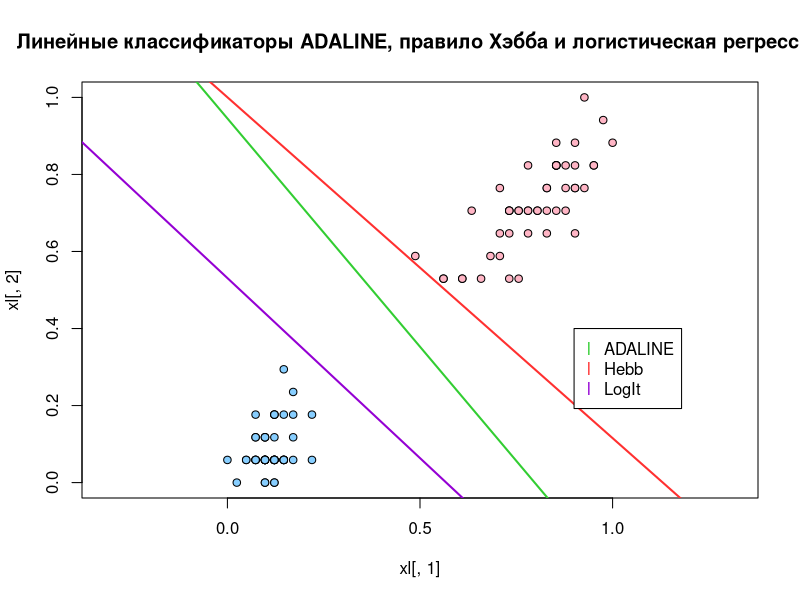

Generate this figure with R:
dataNorm <- function(xl) {
  n <- dim(xl)[2]
  for (i in 1:n) {
    mn <- min(xl[ ,i])
    mx <- max(xl[ ,i])
    if (mx>mn) {
      xl[ ,i] <- (xl[ ,i]-mn)/(mx-mn)
    }
  }
  return (xl)
}


randomWeight <- function(n) {
  return (runif(n,min=-0.5/n,max=0.5/n))
}


zeroWeight <- function(n) {
  return (array(0.0,n))
}


adalineL <- function(w,x) {   #L для ADALINE
  n <- length(w)
  return ((c(w%*%x[1:n])*x[n+1]-1)^2)
}


adalineLL <- function(w,x) {   #L' для ADALINE
  n <- length(w)
  return (x[1:n]*(2.0*(c(w%*%x[1:n])*x[n+1]^2-x[n+1])))
}


hebbL <- function(w,x) {   #L для правила Хэбба
  n <- length(w)
  return (max(-c(w%*%x[1:n])*x[n+1],0))
}


hebbLL <- function(w,x) {   #L' для правила Хэбба
  n <- length(w)
  return (-x[1:n]*x[n+1])
}


logisticL <- function(w,x) {   #L для логистической регрессии
  n <- length(w)
  return (log2(1+exp(-c(w%*%x[1:n])*x[n+1])))
}


logisticLL <- function(w,x) {   #L' для логистической регрессии
  n <- length(w)
  return (x[1:n]*x[n+1]*(-1.0/(exp(c(w%*%x[1:n])*x[n+1])*log(2)+log(2))))
}


error <- function(w,objects,func) {   #функция подсчёта ошибки
  res <- 0
  l <- dim(objects)[1]
  for (i in 1:l) {
    res <- res+func(w,objects[i, ])
  }
  return (res)
}


findErrors <- function(w,objects,func) {   #функция поиска всех неправильно классифицируемых объектов для Хэбба
  res <- numeric()
  l <- dim(objects)[1]
  for (i in 1:l) {
    margin <- func(w,objects[i, ])
    if (margin>0 || c(w%*%objects[1:length(w)])==0)   #нулевое значение <w,x> или положительный отступ - ошибка
      res <- c(res,i)
  }
  return (res)
}


step <- function(w,obj,func) {   #градиентный шаг
  res <- func(w,obj)
  return (res)
}


gradient <- function(xl,lambda,funcL,funcLL,isHebb=FALSE,weightInit=randomWeight) {
  l <- dim(xl)[1]
  n <- dim(xl)[2]-1
  w <- weightInit(n)   #инициализируем массив весов
  Q <- error(w,xl,funcL)    #считаем стартовое значение эмперического риска
  Qprev <- array(Q-100.0,10)   #массив для проверки нормализации эмпирического риска
  class <- sample(c(-1,1),1)    #один из случайных классов, для чередования
  steps <- 0
  nu <- 1
  while (TRUE) {
    steps <- steps+1
    if (isHebb==TRUE) {   #для правила Хэбба берём только плохие
      errored <- findErrors(w,xl,funcL)   #список плохих объектов
      if (length(errored)==0) break
      obj <- sample(errored,1)    #выбираем случайный
    } else {
      obj <- sample(which(xl[ ,n+1]==class,arr.ind=TRUE),1)   #выбираем случайный из предложенного класса
    }
    eps <- error(w,matrix(xl[obj, ],1,n+1),funcL)   #считаем ошибку на объекте
    w <- w-nu*step(w,xl[obj, ],funcLL)   #и делаем градиентный спуск
    Q <- (1-lambda)*Q+lambda*eps    #пересчитываем значение эмперического риска
    class <- -class    #меняем класс на противоположный
    nu <- 1/steps
    if (abs(mean(Qprev)-Q)<1e-3) {   #эмпирический риск стабилизировался
      break
    } else {
      Qprev <- c(Q,Qprev[1:9])
    }
    if (steps==10000) break    #слишком много шагов
  }
  return (w)
}


main <- function() {
  xl <- matrix(0.0,100,4)
  for (i in 1:100) {
    xl[i, ] <- c(iris[i,3],iris[i,4],-1,ifelse(i>50,1,-1))
  }
  xl <- cbind(dataNorm(xl[ ,1:2]),xl[ ,3:4])
  colors <- c("pink1","skyblue1","limegreen","firebrick1","darkviolet")
  message <- "Линейные классификаторы ADALINE, правило Хэбба и логистическая регрессия"
  plot(xl[ ,1],xl[ ,2],pch=21,bg=ifelse(xl[ ,4]==1,colors[1],colors[2]),col="black",asp=1,main=message)
  weight <- gradient(xl,0.1,adalineL,adalineLL)
  abline(weight[3]/weight[2],-weight[1]/weight[2],col=colors[3],lwd=2,asp=1)
  weight <- gradient(xl,0.1,hebbL,hebbLL,TRUE)
  abline(weight[3]/weight[2],-weight[1]/weight[2],col=colors[4],lwd=2,asp=1)
  weight <- gradient(xl,0.1,logisticL,logisticLL)
  abline(weight[3]/weight[2],-weight[1]/weight[2],col=colors[5],lwd=2,asp=1)
  legend(0.9,0.4,c("ADALINE","Hebb","LogIt"),pch=c("l","l","l"),col=colors[3:5])
}
main()
